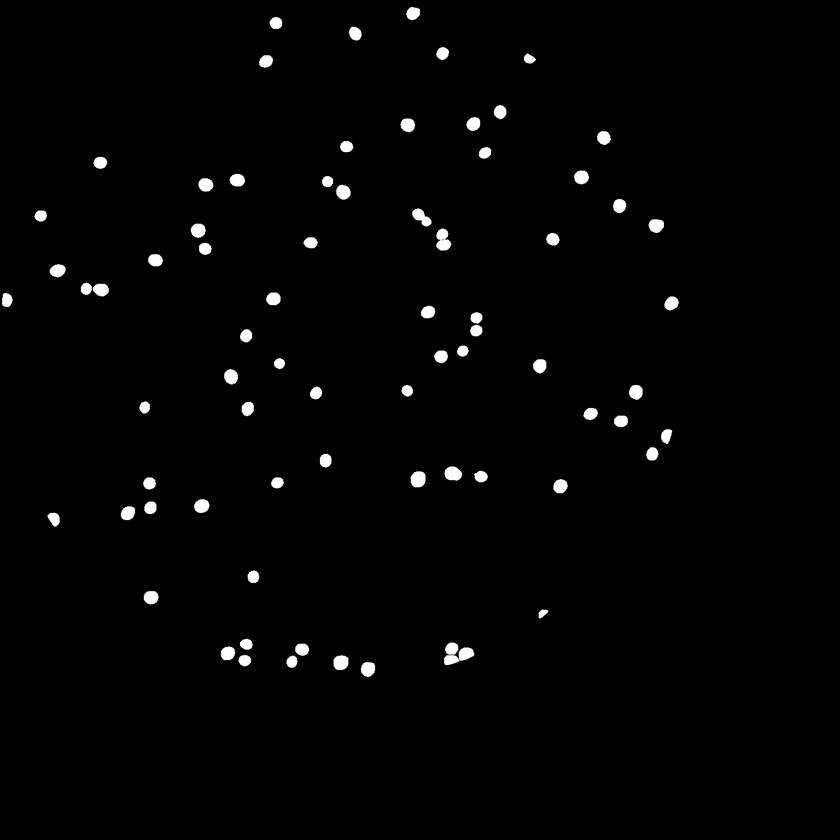
#> input picture dataset/non-aug/train/mask/12_.png, 840 x 840 px, shrunk from 1536 x 1536 before the run, given as the content of the folder dataset/non-aug/train/images, which was not available
$ jupyter execute --allow-errors ProcessCell.ipynb   (text cells are left out)
#> lines starting #> are read from the running program, lines starting #| are printed output that depends on the picture; after the words box and inside, x2 and y2 are one past the last pixel; in counts of white or black regions, pixels touching at a corner belong together; pictures that were not available may be replaced by others from this repository, and a replacement may not be noted
[cell 1]
from google.colab import drive
drive.mount('/content/drive')

[cell 2]
import cv2
import os
from google.colab.patches import cv2_imshow
from keras.models import load_model
import numpy as np

[cell 3]
def crop_cell(images_folder,mask_folder,image_path, mask_path, save_folder):
  # for origin_image in os.listdir(origin_image_folder):
    #print(dem1)
#> called with images_folder = 'dataset/non-aug/train/images', mask_folder = 'dataset/non-aug/train/mask', image_path = '12_.png', mask_path = '12_.png', save_folder = 'Cropped_Cell'
    anh_goc = cv2.imread(os.path.join(images_folder,image_path))
#> anh_goc is the input picture: shape (840, 840, 3); min 0, max 255, mean 3.7
    # print(os.path.join(images_folder,image_path))
    mask = cv2.imread(os.path.join(mask_folder, mask_path))
    # print(os.path.join(mask_folder, mask_path))
    #cnt = 0
    anh_xam = cv2.cvtColor(mask, cv2.COLOR_BGR2GRAY)
    ret,nguong1 = cv2.threshold(anh_xam, 127, 255, cv2.THRESH_BINARY)
#> nguong1: shape (840, 840); 1.5% white; 74 white regions, largest, box (x1, y1, x2, y2) and area: (444, 643, 474, 665) 403, (436, 229, 451, 250) 232, (411, 471, 425, 487) 196
    nguong2 = cv2.bitwise_not(nguong1)
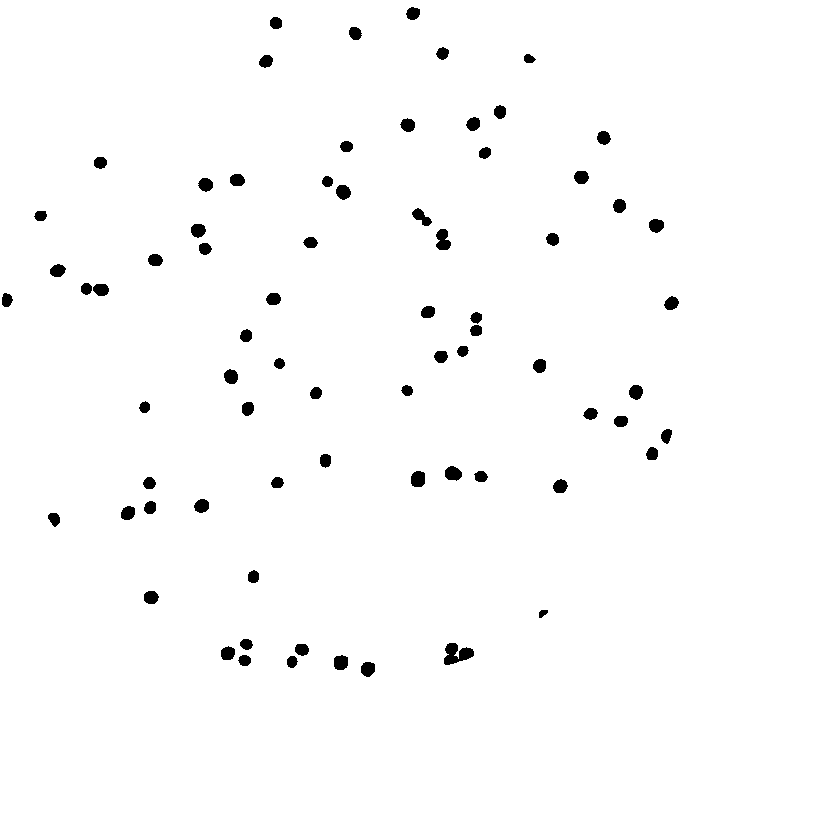
#> nguong2: shape (840, 840); 98.5% white; 74 black regions
    contours, _ = cv2.findContours(nguong2, cv2.RETR_LIST, cv2.CHAIN_APPROX_SIMPLE)
#> contours = 75 contours; largest, box (x1, y1, x2, y2) and area: (0, 0, 840, 840) 703921, (443, 642, 475, 666) 456, (435, 228, 452, 251) 262, (410, 470, 426, 488) 220, (444, 465, 463, 482) 214
    MIN_HEIGHT = 4
    MAX_HEIGHT = anh_goc.shape[0] *0.5
#> MAX_HEIGHT = 420

    for contour in contours[:-1]:
      x,y,w,h = cv2.boundingRect(contour)
      tam_x = x + h/2
      tam_y = y + w/2
      if w > MIN_HEIGHT and w <MAX_HEIGHT:
        #cnt += 1
        crop_number = anh_goc[y:y+h, x:x+w]
        saved_path = save_folder + f'/{image_path.split(".")[0]}_({tam_x},{tam_y})_({w}_{h}).png'
        # cv2_imshow(crop_number)
        cv2.imwrite(saved_path, crop_number)
#> this loop made 74 passes
#> (x, y, w, h, tam_x, tam_y, saved_path) on pass 43: (1, 292, 13, 16, 9, 298.5, 'Cropped_Cell/12__(9.0,298.5)_(13_16).png')
#> (x, y, w, h, tam_x, tam_y) on passes 1 to 6: (360, 661, 16, 17, 368.5, 669), (286, 655, 13, 14, 293, 661.5), (333, 654, 16, 17, 341.5, 662), (237, 654, 15, 13, 243.5, 661.5), (220, 645, 16, 16, 228, 653), (294, 643, 16, 14, 301, 651)
    # [4 lines of commented-out code are left out]


$ run again, on dataset/non-aug/train/mask/2_.png
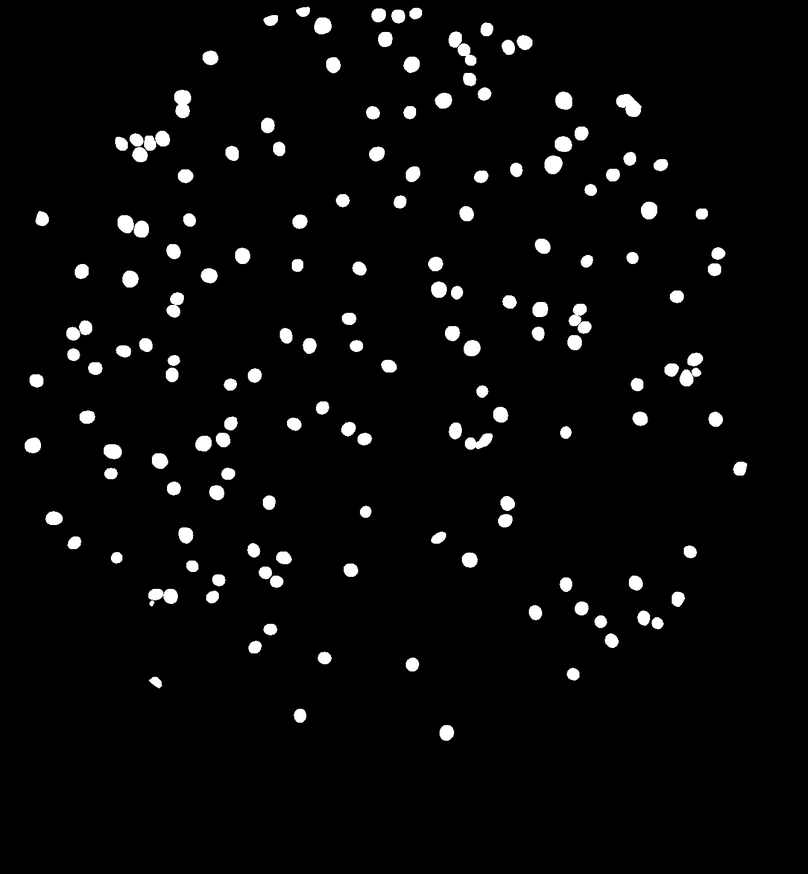
#> input picture dataset/non-aug/train/mask/2_.png, 808 x 874 px, shrunk from 1340 x 1450 before the run, given as the content of the folder dataset/non-aug/train/images, which was not available
#> in crop_cell, anh_goc is the input picture: shape (874, 808, 3); min 0, max 255, mean 9.4
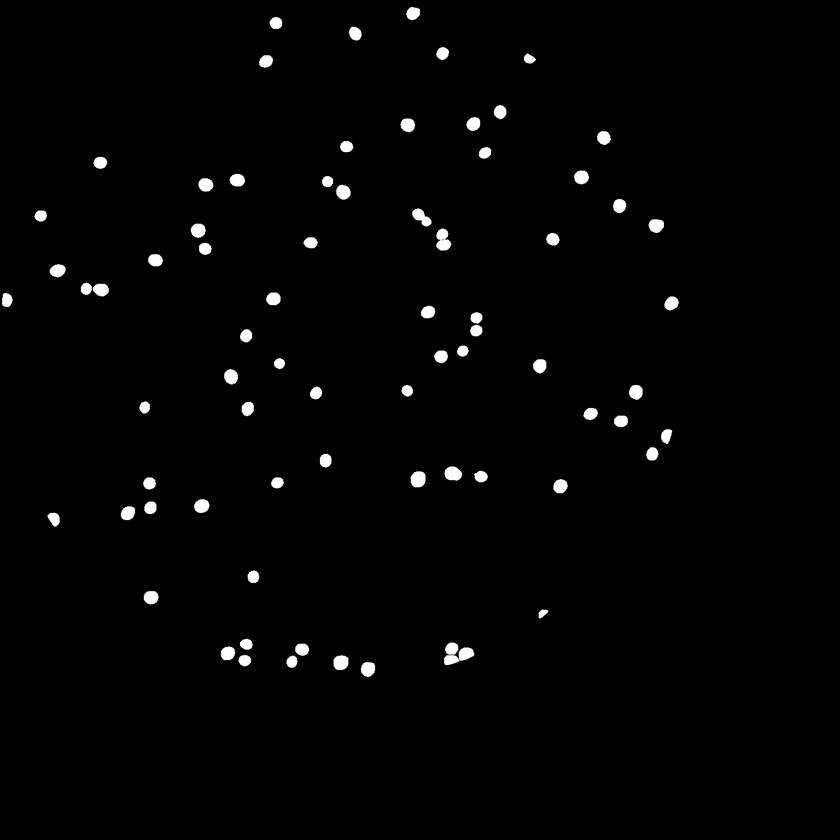
#> input picture dataset/non-aug/train/mask/12_.png, 840 x 840 px, shrunk from 1536 x 1536 before the run, found by its file name
#> in crop_cell, mask is the input picture: shape (840, 840, 3); min 0, max 255, mean 3.7
#> nguong1: shape (840, 840); 1.5% white; 74 white regions, largest, box (x1, y1, x2, y2) and area: (444, 643, 474, 665) 403, (436, 229, 451, 250) 232, (411, 471, 425, 487) 196
#> nguong2: shape (840, 840); 98.5% white; 74 black regions
#> contours = 75 contours; largest, box (x1, y1, x2, y2) and area: (0, 0, 840, 840) 703921, (443, 642, 475, 666) 456, (435, 228, 452, 251) 262, (410, 470, 426, 488) 220, (444, 465, 463, 482) 214
#> the loop in crop_cell, `for contour in contours[:-1]:` made 74 passes
#> (x, y, w, h, tam_x, tam_y, saved_path) on passes 12, 43, 44, 45, 46, 54: (47, 512, 14, 16, 55, 519, 'Cropped_Cell/2__(55.0,519.0)_(14_16).png'), (1, 292, 13, 16, 9, 298.5, 'Cropped_Cell/2__(9.0,298.5)_(13_16).png'), (92, 283, 18, 14, 99, 292, 'Cropped_Cell/2__(99.0,292.0)_(18_14).png'), (80, 282, 13, 14, 87, 288.5, 'Cropped_Cell/2__(87.0,288.5)_(13_14).png'), (49, 263, 18, 15, 56.5, 272, 'Cropped_Cell/2__(56.5,272.0)_(18_15).png'), (33, 210, 15, 12, 39, 217.5, 'Cropped_Cell/2__(39.0,217.5)_(15_12).png')

$ run again, on dataset/non-aug/train/mask/30_.png
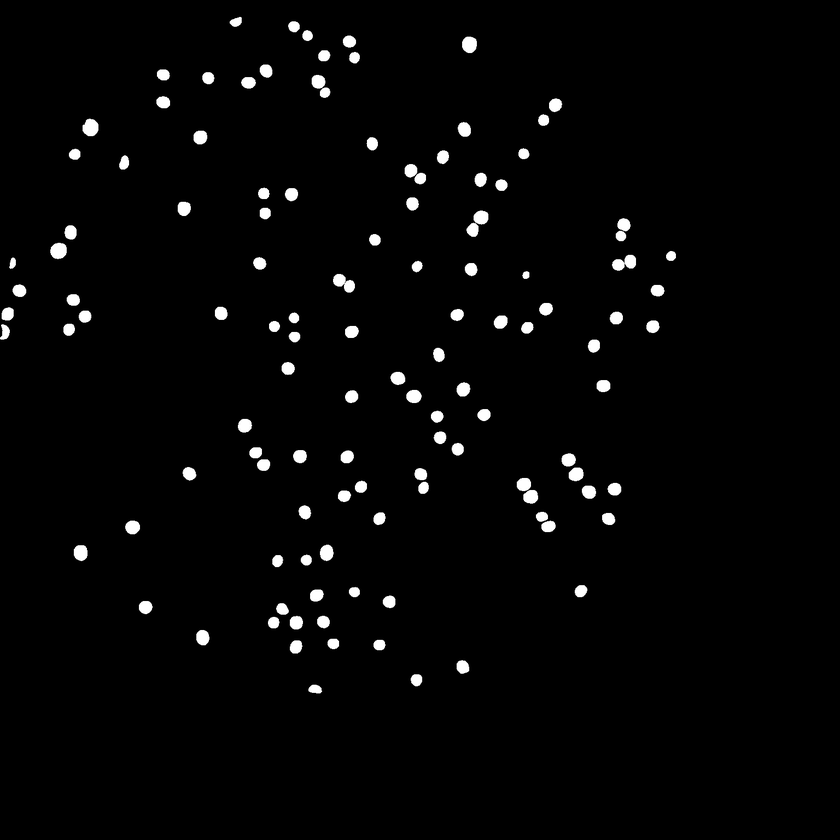
#> input picture dataset/non-aug/train/mask/30_.png, 840 x 840 px, shrunk from 1536 x 1536 before the run, given as the content of the folder dataset/non-aug/train/images, which was not available
#> in crop_cell, anh_goc is the input picture: shape (840, 840, 3); min 0, max 255, mean 5.6
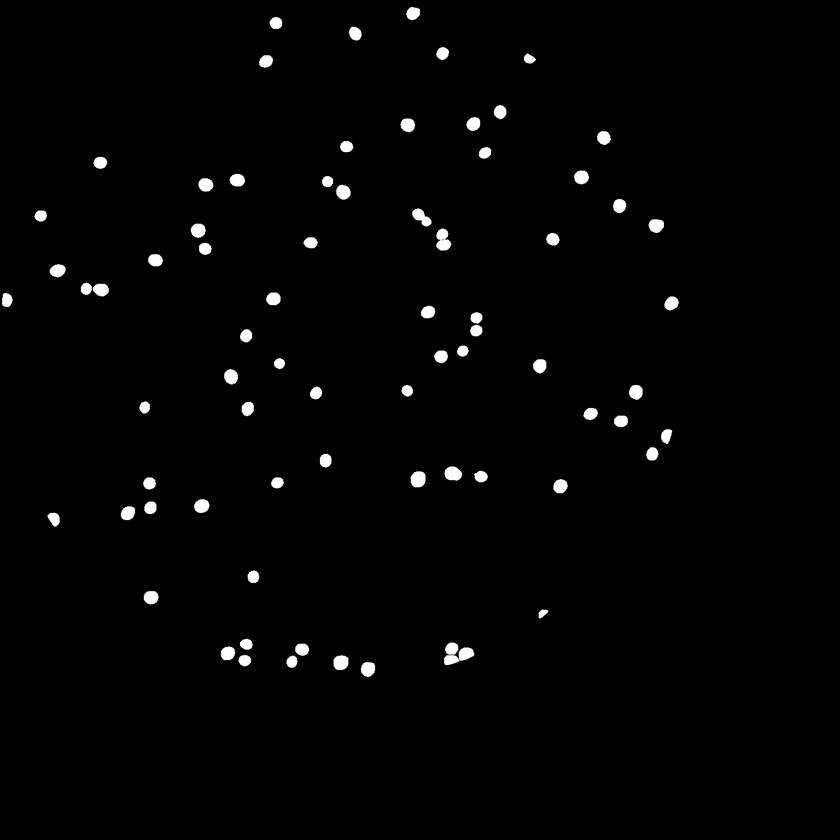
#> input picture dataset/non-aug/train/mask/12_.png, 840 x 840 px, shrunk from 1536 x 1536 before the run, found by its file name
#> in crop_cell, mask is the input picture: shape (840, 840, 3); min 0, max 255, mean 3.7
#> nguong1: shape (840, 840); 1.5% white; 74 white regions, largest, box (x1, y1, x2, y2) and area: (444, 643, 474, 665) 403, (436, 229, 451, 250) 232, (411, 471, 425, 487) 196
#> nguong2: shape (840, 840); 98.5% white; 74 black regions
#> contours = 75 contours; largest, box (x1, y1, x2, y2) and area: (0, 0, 840, 840) 703921, (443, 642, 475, 666) 456, (435, 228, 452, 251) 262, (410, 470, 426, 488) 220, (444, 465, 463, 482) 214
#> the loop in crop_cell, `for contour in contours[:-1]:` made 74 passes
#> (x, y, w, h, tam_x, tam_y, saved_path) on pass 43: (1, 292, 13, 16, 9, 298.5, 'Cropped_Cell/30__(9.0,298.5)_(13_16).png')

$ run again, on dataset/non-aug/train/mask/31_.png
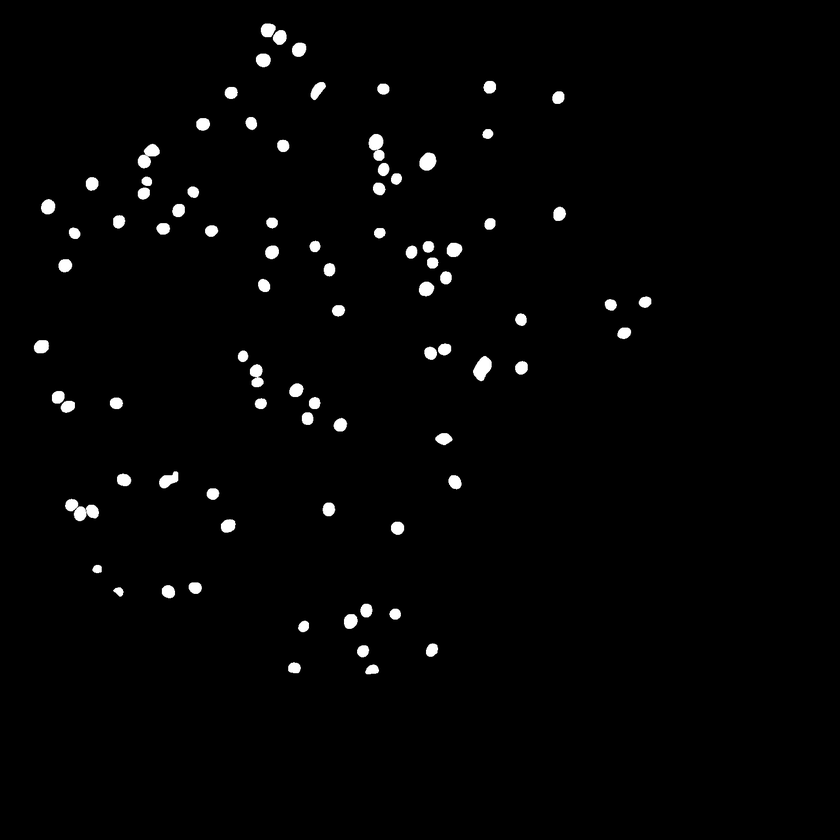
#> input picture dataset/non-aug/train/mask/31_.png, 840 x 840 px, shrunk from 1536 x 1536 before the run, given as the content of the folder dataset/non-aug/train/images, which was not available
#> in crop_cell, anh_goc is the input picture: shape (840, 840, 3); min 0, max 255, mean 4.2
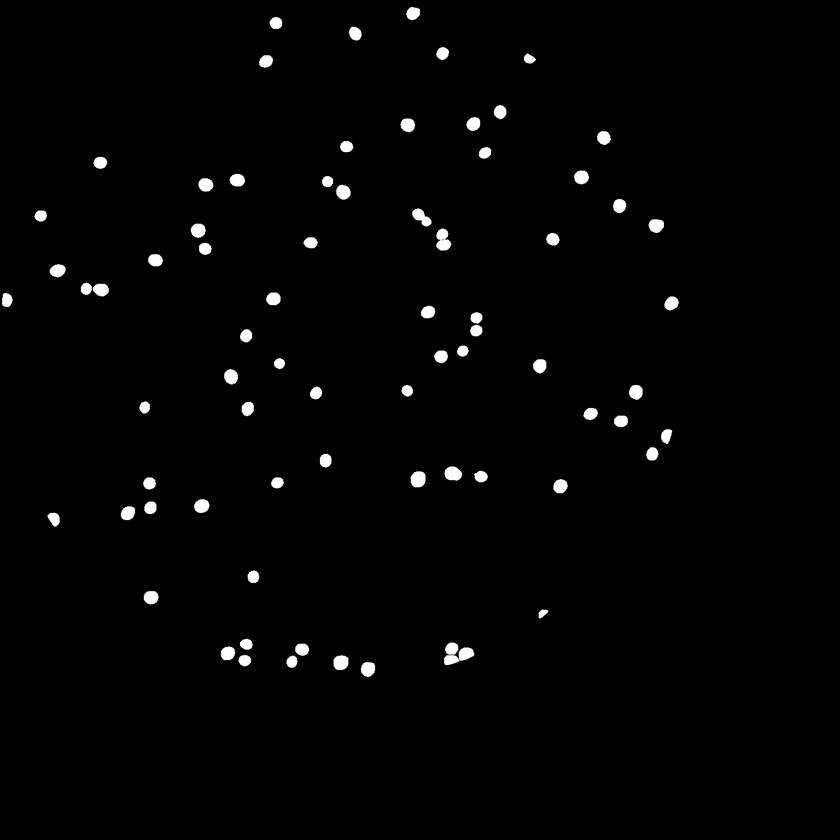
#> input picture dataset/non-aug/train/mask/12_.png, 840 x 840 px, shrunk from 1536 x 1536 before the run, found by its file name
#> in crop_cell, mask is the input picture: shape (840, 840, 3); min 0, max 255, mean 3.7
#> nguong1: shape (840, 840); 1.5% white; 74 white regions, largest, box (x1, y1, x2, y2) and area: (444, 643, 474, 665) 403, (436, 229, 451, 250) 232, (411, 471, 425, 487) 196
#> nguong2: shape (840, 840); 98.5% white; 74 black regions
#> contours = 75 contours; largest, box (x1, y1, x2, y2) and area: (0, 0, 840, 840) 703921, (443, 642, 475, 666) 456, (435, 228, 452, 251) 262, (410, 470, 426, 488) 220, (444, 465, 463, 482) 214
#> the loop in crop_cell, `for contour in contours[:-1]:` made 74 passes
#> (x, y, w, h, tam_x, tam_y, saved_path) on pass 43: (1, 292, 13, 16, 9, 298.5, 'Cropped_Cell/31__(9.0,298.5)_(13_16).png')
